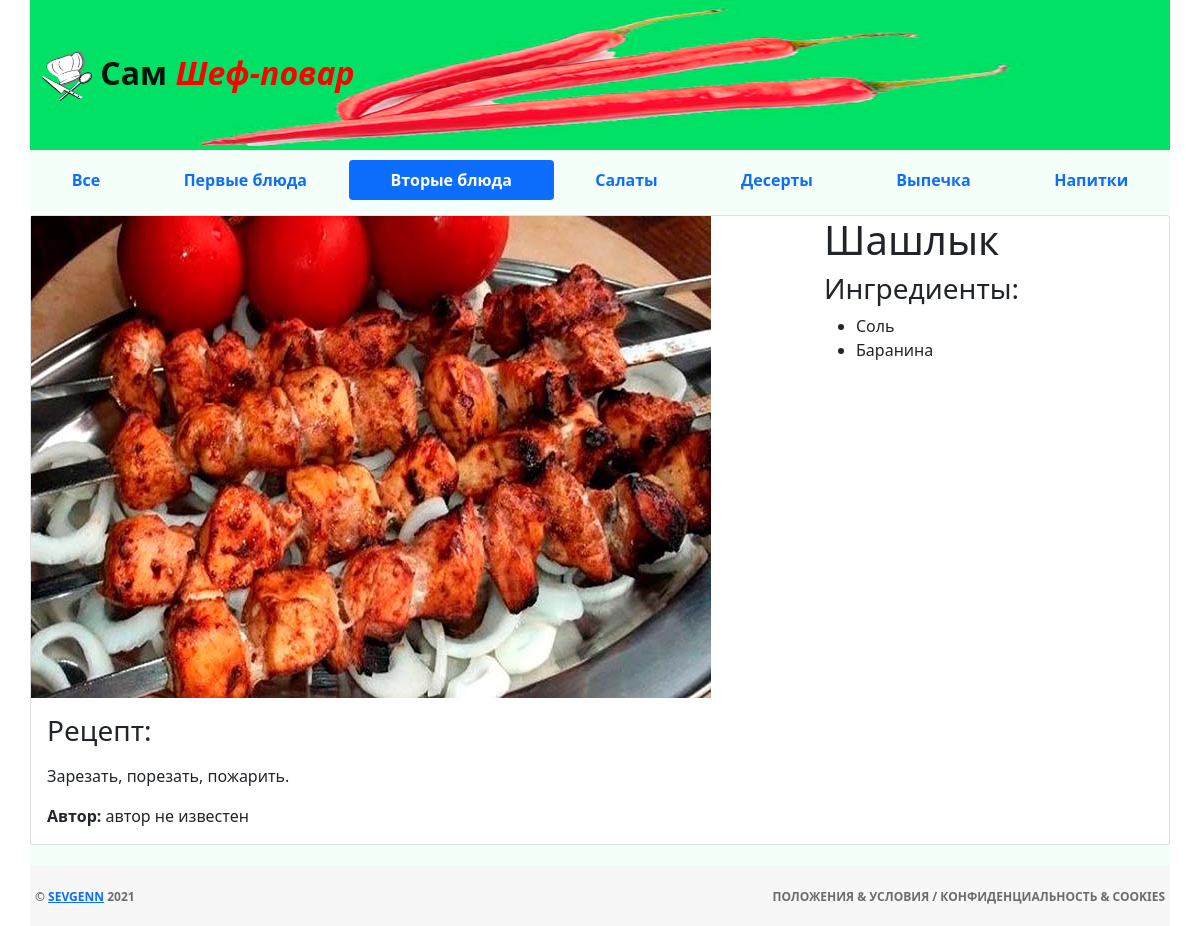
The page /recipe/9/ on the database its author committed.
### mainapp/models.py (models this page shows, shortened)
class Category(models.Model):
    name = models.CharField(verbose_name='Наименование категории', max_length=128, unique=True)
    description = models.TextField(verbose_name='Описание категории', blank=True)
    class Meta:
        verbose_name = 'Категория'
        verbose_name_plural = 'Категории'

class Recipe(models.Model):
    category = models.ForeignKey(Category, on_delete=models.CASCADE)
    name = models.CharField(verbose_name='Название блюда', max_length=128)
    image = models.ImageField(upload_to='dishes_images', blank=False)
    short_desc = models.CharField(verbose_name='Краткое описание', max_length=64, blank=True)
    description = models.TextField(verbose_name='Содержание рецепта', blank=False)
    time_create = models.DateTimeField(verbose_name='Время создания', auto_now_add=True)
    time_update = models.DateTimeField(verbose_name='Время изменения', auto_now=True)
    is_active = models.BooleanField(verbose_name='Активен', default=True)
    author = models.CharField(verbose_name='Автор', max_length=64, default='автор не известен')
    ingredients = models.ManyToManyField(Ingredient, related_name='recipes')
    class Meta:
        verbose_name = 'Рецепт'
        verbose_name_plural = 'Рецепты'

class Ingredient(models.Model):
    name = models.CharField(verbose_name='Наименование продукта', max_length=128, unique=True)
    class Meta:
        verbose_name = 'Продукт'
        verbose_name_plural = 'Продукты'

### mainapp/views.py (the view)
# urls.py: re_path('^recipe/(?P<pk>\d+)/$', mainapp_views.recipe, name='recipe'),
def recipe(request, pk=None):
    links_menu = Category.objects.all()
    recipe = get_object_or_404(Recipe, pk=pk)
    title = recipe.name
    ingredients = recipe.ingredients.all()
    context = {
        'title': title,
        'recipe': recipe,
        'links_menu': links_menu,
        'ingredients': ingredients,
    }
    return render(request, 'mainapp/recipe.html', context)

### mainapp/templates/mainapp/recipe.html
{% extends 'mainapp/base.html' %}
{% load static %}
{% block menu %}
    {% include 'mainapp/include/inc_submenu_for_recipe.html' %}
{% endblock %}
{% block content %}
    <div class="content">
        <div class="card">
          <div class="top-block">
              <div class="recipe-img">
                <img src="/media/{{ recipe.image }}" class="recipe-img" alt="{{ recipe.short_description }}">
              </div>
              <div class="ingredients">
                <h1>{{ recipe.name }}</h1>
                <h3>Ингредиенты:</h3>
                <ul>
                    {% for item in ingredients %}
                        <li>{{ item.name }}</li>
                    {% endfor %}
                </ul>
              </div>
          </div>
          <div class="card-body">
            <div class="recipe">
              <h3>Рецепт:</h3>
              <p class="card-text">{{ recipe.description|linebreaks }}</p>
            </div>
            <div class="recipe">
              <p class="card-text"><span><strong>Автор: </strong></span> {{ recipe.author }} </p>
            </div>
          </div>
        </div>
    </div>
{% endblock %}

### mainapp/templates/mainapp/include/inc_submenu_for_recipe.html
<nav class="nav nav-pills flex-column flex-sm-row">
    <a href="{% url 'mainapp:main' %}"
            {% if recipe.category_id == None %}
       class="flex-sm-fill text-sm-center nav-link active"
            {% else %}
       class="flex-sm-fill text-sm-center nav-link"
            {% endif %}>
        <strong>Все</strong></a>
    {% for link in links_menu %}
        <a href="{% url 'mainapp:category' link.pk %}"
                {% if recipe.category_id == link.pk %}
           class="flex-sm-fill text-sm-center nav-link active"
                {% else %}
           class="flex-sm-fill text-sm-center nav-link"
                {% endif %}>
            <strong>{{ link.name }}</strong></a>
    {% endfor %}
</nav>

### mainapp/static/mainapp/styles/style.css (style rules this page uses)
* { padding: 0; margin: 0; }
.top-block { display: flex; justify-content: space-between; overflow: hidden; width: 100%; }
.ingredients { padding-left: 15px; min-width: 30vw; }
.recipe-img { min-width: 40vw; }

### rows shown on the page
Category: name "Первые блюда"
Category: name "Вторые блюда"
Category: name "Салаты"
Category: name "Десерты"
Category: name "Выпечка"
Category: name "Напитки"
Recipe: image (picture), name "Шашлык", description "Зарезать, порезать, пожарить.", author "автор не известен"
Ingredient: name "Соль"
Ingredient: name "Баранина"
